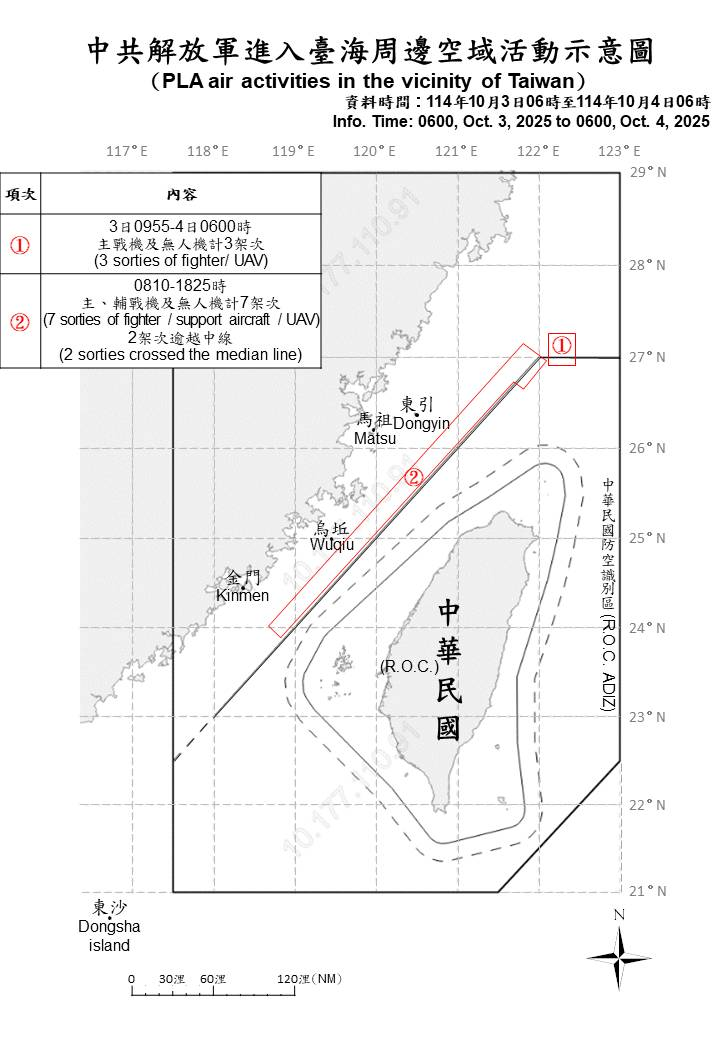
#> input picture data/assets/maps/2025-10-04.jpg, 720 x 1040 px
$ python -i cv.py   (imports and definitions only)
#> lines starting #> are read from the running program, lines starting #| are printed output that depends on the picture
#> in calibrate_grid, img is the input picture: shape (1040, 720, 3); mean B, G, R 241.6, 241.6, 241.9
import logging
from dataclasses import dataclass

import cv2
import numpy as np

logger = logging.getLogger(__name__)

# Expected grid spacing in pixels (measured from multiple MND map samples)
EXPECTED_LON_SPACING = 82  # px per degree longitude
EXPECTED_LAT_SPACING = 89  # px per degree latitude
SPACING_TOLERANCE = 10  # px tolerance for grid spacing matching

# Hardcoded fallback calibration (measured from 2026-03-31 and 2026-04-10 maps)
# lon = scale_x * px + offset_x, lat = scale_y * py + offset_y
FALLBACK_SCALE_X = 0.01224
FALLBACK_OFFSET_X = 115.49
FALLBACK_SCALE_Y = -0.01126
FALLBACK_OFFSET_Y = 31.15


@dataclass
class AffineTransform:
    """Linear transform from pixel (x, y) to (lat, lon)."""

    scale_x: float  # lon per pixel
    offset_x: float  # lon offset
    scale_y: float  # lat per pixel (negative: y increases downward)
    offset_y: float  # lat offset

    def to_latlon(self, px: int, py: int) -> tuple[float, float]:
        lon = self.scale_x * px + self.offset_x
        lat = self.scale_y * py + self.offset_y
        return (lat, lon)


def fallback_calibration() -> AffineTransform:
    """Return a hardcoded calibration for standard MND 720x1040 maps."""
    return AffineTransform(
        scale_x=FALLBACK_SCALE_X,
        offset_x=FALLBACK_OFFSET_X,
        scale_y=FALLBACK_SCALE_Y,
        offset_y=FALLBACK_OFFSET_Y,
    )


def _detect_lines(gray: np.ndarray) -> tuple[list[int], list[int]]:
    """Detect vertical and horizontal line positions from a grayscale image.

    Returns (vertical_x_positions, horizontal_y_positions) as clustered lists.
    """
    edges = cv2.Canny(gray, 50, 150)
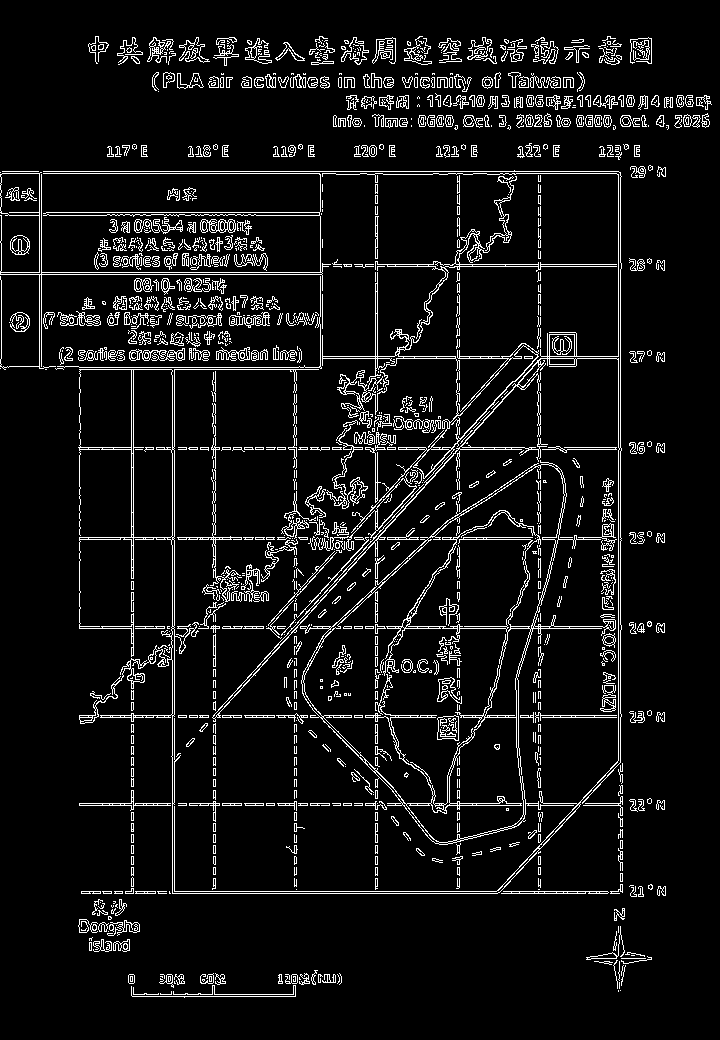
#> edges: shape (1040, 720); 7.4% white in thin lines or dots
    raw_lines = cv2.HoughLinesP(edges, 1, np.pi / 180, 100, minLineLength=400, maxLineGap=10)
#> raw_lines = 25 rows, first 6: [2, 171, 618, 171], [618, 771, 618, 174], [131, 893, 131, 297], [375, 893, 375, 445], [620, 891, 620, 172], [133, 893, 133, 297]

    if raw_lines is None:
        return [], []

    v_positions = []
    h_positions = []

    for line in raw_lines:
        x1, y1, x2, y2 = line[0]
        angle = abs(np.arctan2(y2 - y1, x2 - x1) * 180 / np.pi)
        length = np.sqrt((x2 - x1) ** 2 + (y2 - y1) ** 2)

        if 85 < angle < 95 and length > 400:
            v_positions.append(int(round((x1 + x2) / 2)))
        elif (angle < 5 or angle > 175) and length > 300:
            h_positions.append(int(round((y1 + y2) / 2)))
#> this loop made 25 passes
#> (x1, y1, x2, y2, angle, length) on passes 1 to 12: (2, 171, 618, 171, 0, 616), (618, 771, 618, 174, 90, 597), (131, 893, 131, 297, 90, 596), (375, 893, 375, 445, 90, 448), (620, 891, 620, 172, 90, 719), (133, 893, 133, 297, 90, 596), (377, 893, 377, 173, 90, 720), (540, 893, 540, 173, 90, 720), (538, 751, 538, 173, 90, 578), (81, 893, 642, 893, 0, 561), (174, 891, 174, 336, 90, 555), (79, 626, 621, 626, 0, 542)
#> after the loop, h_positions = [171, 893, 626, 891, 628, 803, 537, 449, 539, 447, 805]; v_positions = [618, 131, 375, 620, 133, 377, 540, 538, 174, 457, 213, 459, 294, 296]

    return _cluster(v_positions), _cluster(h_positions)


def _cluster(positions: list[int], gap: int = 5) -> list[int]:
    """Cluster nearby positions and return their means."""
#> called with gap = 5
    if not positions:
        return []
    positions.sort()
    clusters: list[list[int]] = [[positions[0]]]
#> clusters = [[131]]
    for p in positions[1:]:
        if p - clusters[-1][-1] <= gap:
            clusters[-1].append(p)
        else:
            clusters.append([p])
#> this loop made 13 passes
#> p on passes 1 to 12: 133, 174, 213, 294, 296, 375, 377, 457, 459, 538, 540, 618
#> after the loop, clusters = [[131, 133], [174], [213], [294, 296], [375, 377], [457, 459], [538, 540], [618, 620]]
    return [int(np.mean(c)) for c in clusters]


def _find_grid_lines(positions: list[int], expected_spacing: int) -> list[int]:
    """Find the subset of positions that form a regular grid with the expected spacing.

    Returns the positions that best match a regular grid.
    """
    if len(positions) < 2:
        return positions

    best_grid = []

    # Try each pair of adjacent positions as the seed
    for i in range(len(positions) - 1):
        spacing = positions[i + 1] - positions[i]
        if abs(spacing - expected_spacing) > SPACING_TOLERANCE:
            continue

        # Extend grid in both directions from this pair
        grid = [positions[i], positions[i + 1]]
        actual_spacing = spacing

        # Extend left
        expected_prev = positions[i] - actual_spacing
        for j in range(i - 1, -1, -1):
            if abs(positions[j] - expected_prev) <= SPACING_TOLERANCE:
                grid.insert(0, positions[j])
                expected_prev = positions[j] - actual_spacing

        # Extend right
        expected_next = positions[i + 1] + actual_spacing
        for j in range(i + 2, len(positions)):
            if abs(positions[j] - expected_next) <= SPACING_TOLERANCE:
                grid.append(positions[j])
                expected_next = positions[j] + actual_spacing

        if len(grid) > len(best_grid):
            best_grid = grid

    return best_grid


def _assign_degrees(
    grid_positions: list[int],
    expected_spacing: int,
    center_degree: float,
    reverse: bool = False,
    anchor_idx: int | None = None,
) -> list[tuple[int, float]]:
    """Assign degree values to grid positions.

    By default, the position closest to the median gets center_degree.
    If anchor_idx is specified, that index gets center_degree instead.
    Each step of expected_spacing corresponds to 1 degree.

    Set reverse=True when degree decreases as position increases (e.g. latitude,
    where pixel y increases downward but latitude increases upward).
    """
    if not grid_positions:
        return []

    if anchor_idx is None:
        median_pos = int(np.median(grid_positions))
        ref_idx = min(range(len(grid_positions)), key=lambda i: abs(grid_positions[i] - median_pos))
    else:
        ref_idx = anchor_idx

    result = []
    for i, pos in enumerate(grid_positions):
        step = i - ref_idx
        degree = center_degree + (-step if reverse else step)
        result.append((pos, degree))

    return result


def calibrate_grid(image_path: str) -> AffineTransform:
    """Detect coordinate grid in an MND map image and return a pixel-to-latlon transform.

    Always returns a transform (uses hardcoded fallback if detection fails).
    """
    fallback = fallback_calibration()

    img = cv2.imread(image_path)
    if img is None:
        logger.warning(f"Could not read image: {image_path}, using fallback calibration")
        return fallback

    gray = cv2.cvtColor(img, cv2.COLOR_BGR2GRAY)
    v_positions, h_positions = _detect_lines(gray)
#> the loop in _cluster (call 2), `for p in positions[1:]:` made 10 passes
#> p on passes 1 to 10: 447, 449, 537, 539, 626, 628, 803, 805, 891, 893
#> v_positions = [132, 174, 213, 295, 376, 458, 539, 619]; h_positions = [171, 448, 538, 627, 804, 892]

    # Find longitude grid lines (vertical, ~82px spacing)
    lon_grid = _find_grid_lines(v_positions, EXPECTED_LON_SPACING)
#> the loop in _find_grid_lines, `for i in range(len(positions) - 1):` made 7 passes
#> (spacing, actual_spacing, best_grid) on pass 3: (82, 82, [132, 213, 295, 376, 458, 539, 619])
#> (spacing, actual_spacing) on passes 4 to 7: (81, 81), (82, 82), (81, 81), (80, 80)
#> lon_grid = [132, 213, 295, 376, 458, 539, 619]
    # Find latitude grid lines (horizontal, ~89px spacing)
    lat_grid = _find_grid_lines(h_positions, EXPECTED_LAT_SPACING)
#> the loop in _find_grid_lines (call 2), `for i in range(len(positions) - 1):` made 5 passes
#> (spacing, actual_spacing, best_grid) on pass 2: (90, 90, [448, 538, 627])
#> spacing on passes 1, 4: 277, 177
#> lat_grid = [448, 538, 627]

    if len(lon_grid) < 2 and len(lat_grid) < 2:
        logger.info("Grid detection failed, using fallback calibration")
        return fallback

    # Assign degrees: center of lon grid is 120E (the map is centered on the Taiwan Strait).
    # For latitude, use the fallback scale to estimate the degree at the first detected line,
    # then assign integer degrees downward (lat decreases as pixel y increases).
    lon_points = _assign_degrees(lon_grid, EXPECTED_LON_SPACING, 120.0)
#> in _assign_degrees, `median_pos = int(np.median(grid_positions))`: median_pos = 376
#> in _assign_degrees, `ref_idx = min(range(len(grid_positions)), key=lambda i: abs(grid_posit..`: ref_idx = 3
#> the loop in _assign_degrees, `for i, pos in enumerate(grid_positions):` made 7 passes
#> pos on passes 1 to 7: 132, 213, 295, 376, 458, 539, 619
#> after the loop in _assign_degrees, `for i, pos in enumerate(grid_positions):`: result = [(132, 117), (213, 118), (295, 119), (376, 120), (458, 121), (539, 122), (619, 123)]
#> lon_points has the same summary as result in _assign_degrees
    if lat_grid:
        first_lat_estimate = fallback.scale_y * lat_grid[0] + fallback.offset_y
#> first_lat_estimate = 26.11
        first_lat_degree = float(round(first_lat_estimate))
#> first_lat_degree = 26
        lat_points = _assign_degrees(
            lat_grid, EXPECTED_LAT_SPACING, first_lat_degree, reverse=True, anchor_idx=0
        )
#> the loop in _assign_degrees (call 2), `for i, pos in enumerate(grid_positions):` made 3 passes
#> (pos, degree) on passes 1 to 3: (448, 26), (538, 25), (627, 24)
#> lat_points = [(448, 26), (538, 25), (627, 24)]
    else:
        lat_points = []

    # Fit linear regression for each axis
    if len(lon_points) >= 2:
        x_px = [p[0] for p in lon_points]
#> x_px = [132, 213, 295, 376, 458, 539, 619]
        x_deg = [p[1] for p in lon_points]
#> x_deg = [117, 118, 119, 120, 121, 122, 123]
        lon_fit = np.polyfit(x_px, x_deg, 1)
#> lon_fit = [0.0123, 115.4]
        scale_x, offset_x = float(lon_fit[0]), float(lon_fit[1])
#> scale_x = 0.0123; offset_x = 115.4
    else:
        scale_x, offset_x = fallback.scale_x, fallback.offset_x

    if len(lat_points) >= 2:
        y_px = [p[0] for p in lat_points]
#> y_px = [448, 538, 627]
        y_deg = [p[1] for p in lat_points]
#> y_deg = [26, 25, 24]
        lat_fit = np.polyfit(y_px, y_deg, 1)
#> lat_fit = [-0.0112, 31.01]
        scale_y, offset_y = float(lat_fit[0]), float(lat_fit[1])
#> scale_y = -0.0112; offset_y = 31.01
    else:
        scale_y, offset_y = fallback.scale_y, fallback.offset_y

    logger.info(
        f"Grid calibration: lon={scale_x:.6f}*x+{offset_x:.2f}, "
        f"lat={scale_y:.6f}*y+{offset_y:.2f} "
        f"({len(lon_points)} lon points, {len(lat_points)} lat points)"
    )

    return AffineTransform(scale_x=scale_x, offset_x=offset_x, scale_y=scale_y, offset_y=offset_y)

>>> result = calibrate_grid('../data/assets/maps/2025-10-04.jpg')
